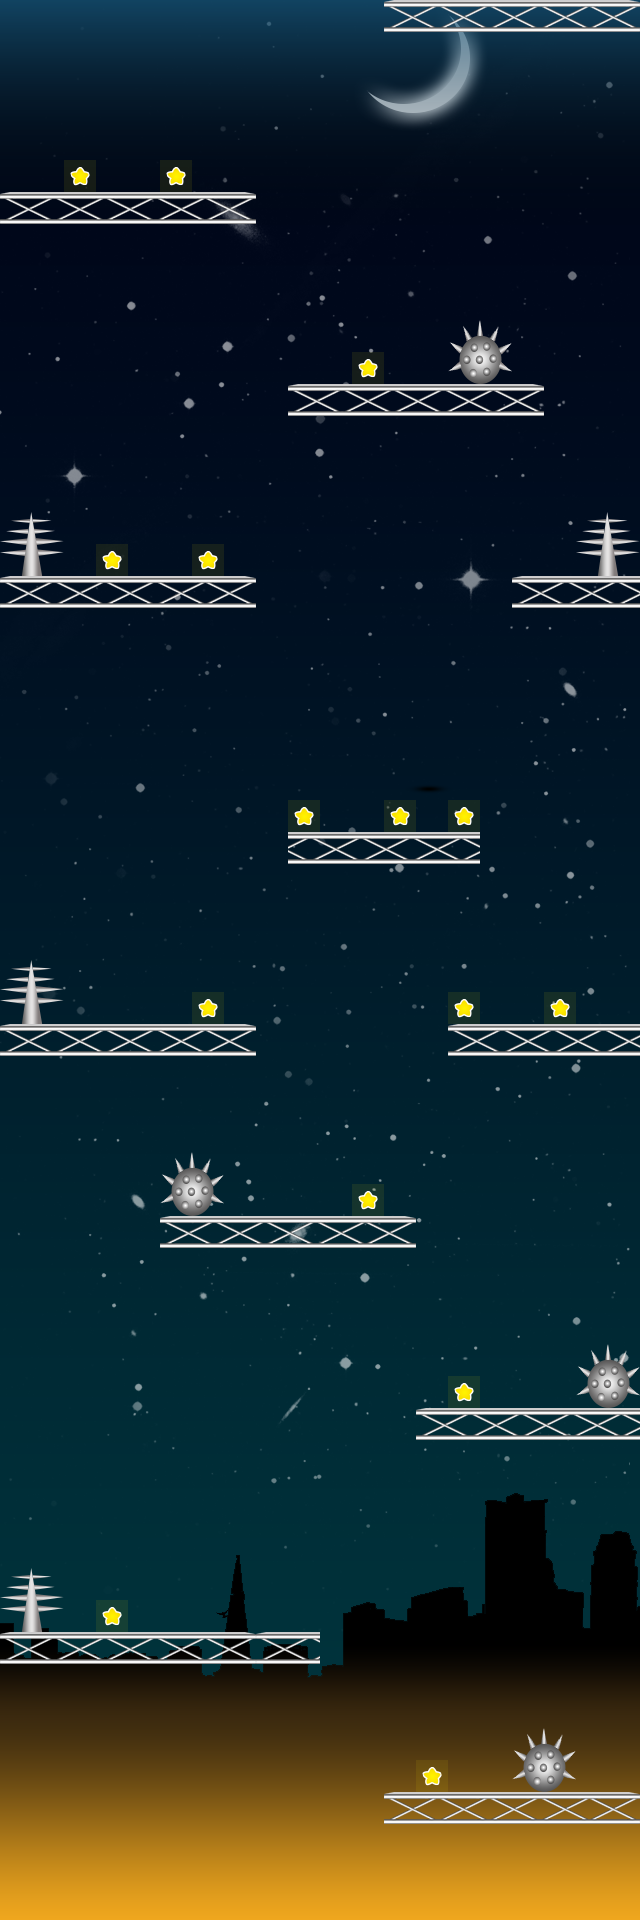

This is a level from a 2D game, rendered from its Tiled map with the project's own tilesets. A one-line summary and the map file follow, with tile-layer data summarised:
An orthogonal 20x60 tile map with 32x32 px tiles, 5 tile layers (background, layer1, obstacleLayer1, obstacleLayer2, ...), 5 tilesets.

<map version="1.0" orientation="orthogonal" width="20" height="60" tilewidth="32" tileheight="32">
 <tileset firstgid="1" name="b4" tilewidth="32" tileheight="32">
  <image source="b4.png" width="256" height="32" />
  <tile id="0">
   <properties>
    <property name="type" value="base" />
   </properties>
  </tile>
  <tile id="1">
   <properties>
    <property name="type" value="base" />
   </properties>
  </tile>
  <tile id="2">
   <properties>
    <property name="type" value="base" />
   </properties>
  </tile>
  <tile id="3">
   <properties>
    <property name="type" value="base" />
   </properties>
  </tile>
  <tile id="4">
   <properties>
    <property name="type" value="base" />
   </properties>
  </tile>
  <tile id="5">
   <properties>
    <property name="type" value="base" />
   </properties>
  </tile>
  <tile id="6">
   <properties>
    <property name="type" value="base" />
   </properties>
  </tile>
  <tile id="7">
   <properties>
    <property name="type" value="base" />
   </properties>
  </tile>
 </tileset>
 <tileset firstgid="9" name="background4" tilewidth="32" tileheight="32">
  <image source="background4.png" width="640" height="1920" />
 </tileset>
 <tileset firstgid="1209" name="o4.1" tilewidth="32" tileheight="32">
  <image source="o4.1.png" width="64" height="64" />
  <tile id="0">
   <properties>
    <property name="showarrow" value="true" />
    <property name="type" value="obstacle" />
   </properties>
  </tile>
  <tile id="1">
   <properties>
    <property name="type" value="obstacle" />
   </properties>
  </tile>
  <tile id="2">
   <properties>
    <property name="type" value="obstacle" />
   </properties>
  </tile>
  <tile id="3">
   <properties>
    <property name="type" value="obstacle" />
   </properties>
  </tile>
 </tileset>
 <tileset firstgid="1213" name="o4.2" tilewidth="32" tileheight="32">
  <image source="o4.2.png" width="64" height="64" />
  <tile id="0">
   <properties>
    <property name="showarrow" value="true" />
    <property name="type" value="obstacle" />
   </properties>
  </tile>
  <tile id="1">
   <properties>
    <property name="type" value="obstacle" />
   </properties>
  </tile>
  <tile id="2">
   <properties>
    <property name="type" value="obstacle" />
   </properties>
  </tile>
  <tile id="3">
   <properties>
    <property name="type" value="obstacle" />
   </properties>
  </tile>
 </tileset>
 <tileset firstgid="1217" name="sta1r-smalll" tilewidth="32" tileheight="32">
  <image source="sta1r-smalll.png" width="32" height="32" />
  <tile id="0">
   <properties>
    <property name="type" value="points" />
   </properties>
  </tile>
 </tileset>
 <layer name="background" width="20" height="60">
  <data>[1200 cells, 1200 non-empty, 1200 distinct tile ids]</data>
 </layer>
 <layer name="layer1" width="20" height="60">
  <data>[1200 cells, 89 non-empty, 8 distinct tile ids]</data>
 </layer>
 <layer name="obstacleLayer1" width="20" height="60">
  <data>[1200 cells, 16 non-empty, 4 distinct tile ids]</data>
 </layer>
 <layer name="obstacleLayer2" width="20" height="60">
  <data>[1200 cells, 16 non-empty, 4 distinct tile ids]</data>
 </layer>
 <layer name="points" width="20" height="60">
  <data>[1200 cells, 15 non-empty, 1 distinct tile ids]</data>
 </layer>
</map>
